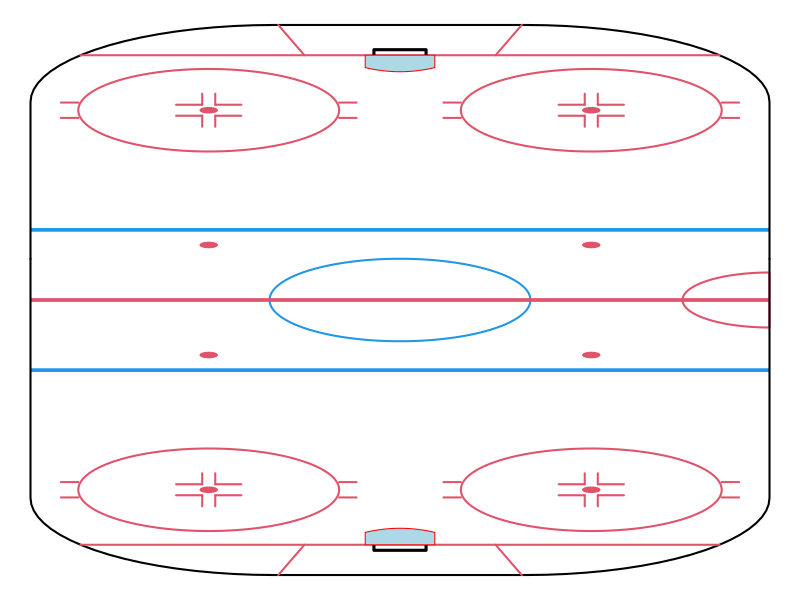
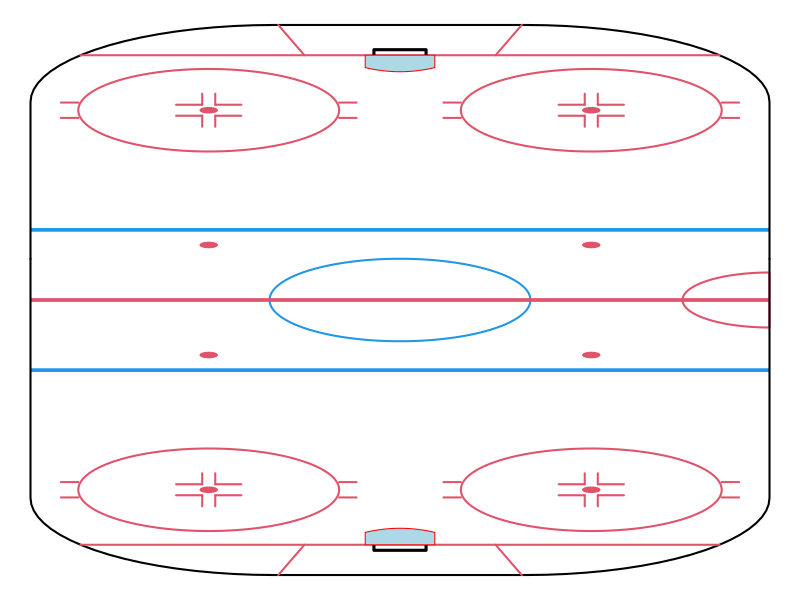

Write R code to recreate these figures, in order.
##############################################################################
#plotting elements for the rink proper.
# Source: http://blog.war-on-ice.com/make-your-own-nhl-rink-plot-in-r/index.html
# source: https://github.com/jamesmartherus/shotplot

# Have a function that plots either half a rink or the full rink

faceoff.circle = function (x,y) {
  
  theta = seq(0,2*pi,length=300)
  #outer.
  polygon (x + 15*cos(theta),
           y + 15*sin(theta),
           lwd=2,
           border=2)
  polygon (x + 1*cos(theta),
           y + 1*sin(theta),
           col=2,
           border=2)
  segments (c(x-0.75,x-0.75, x+0.75,x+0.75, x-0.75,x-0.75, x+0.75,x+0.75),
            c(y-2,y-2, y-2,y-2, y+2,y+2,y+2,y+2),
            c(x-0.75,x-3.75, x+0.75,x+3.75, x-0.75,x-3.75, x+0.75,x+3.75),
            c(y-6,y-2, y-6,y-2, y+6,y+2,y+6,y+2),
            col=2, lwd=2)
  dd <- (5+7/12)/2
  segments (c(x-15, x-15, x+15, x+15),
            c(y-dd, y+dd, y-dd, y+dd),
            c(x-17, x-17, x+17, x+17),
            c(y-dd, y+dd, y-dd, y+dd),
            col=2, lwd=2)
}

goal.crease = function (flip=1) {
  xseq = seq(-4,4,length=100)
  polygon (c(-4, xseq, 4),
           flip*c(89, 83+xseq^2/4^2*1.5, 89),
           col="lightblue", border="red")
}

rink.plot.blank = function (...) {
  plot(c(42.6,-42.6), c(101,0), ty="n", ylim=c(101,25), xlim=c(-42.6, 42.6), ylab="", xlab="", axes=FALSE, ...)
}

rink.plot = function (fresh=TRUE, ...) {
  if (fresh) rink.plot.blank (...)
  rect(-42.5, 25, 42.5, 26, col=4, border=4)
  lines (c(-42.5, 
           -42.5 + 28 - 28*cos(seq(0,pi/2,length=20)),
           42.5 - 28 + 28*cos(seq(pi/2,0,length=20)),
           42.5),
         c(15,
           72 + 28*sin(seq(0,pi/2,length=20)),
           72 + 28*sin(seq(pi/2,0,length=20)),
           15),
         col=1, lwd=2)
  
  goal.line.extreme = 42.5 - 28 + sqrt(28^2 - (28-11)^2)
  
  lines(goal.line.extreme*c(-1, 1), rep(89,2), col=2,lwd=2)        #the goal line.
  
  lines(c(-3,-3,3,3), c(90,92,92,90)-1, col=1, lwd=3)    #the goal net.
  goal.crease()
  segments(c(-11, 11), c(89,89), c(-14,14), c(100,100), col=2, lwd=2)
  
  faceoff.circle (-22, 69)
  faceoff.circle (22, 69)
}


full.rink = function () {
  
  theta = seq(0,2*pi,length=300)
  par(mar=c(0,0,0,0))
  plot(c(-42.6, 42.6), c(-101,101), ty="n", ylim=c(-101,101), xlim=c(-42.6, 42.6), ylab="", xlab="", axes=FALSE)
  
  polygon (15*cos(theta), 15*sin(theta), lwd=2, border=4)
  theta2 = seq (pi/2, 3*pi/2, length=300)
  polygon (42.5 + 10*cos(theta2), 10*sin(theta2), lwd=2, border=2)
  
  rect(-42.5, 25, 42.5, 26, col=4, border=4)
  rect(-42.5, -25, 42.5, -26, col=4, border=4)
  rect(-42.5, -0.5, 42.5, 0.5, col=2, border=2)
  
  
  lines (c(-42.5, 
           -42.5 + 28 - 28*cos(seq(0,pi/2,length=20)),
           42.5 - 28 + 28*cos(seq(pi/2,0,length=20)),
           42.5),
         c(15,
           72 + 28*sin(seq(0,pi/2,length=20)),
           72 + 28*sin(seq(pi/2,0,length=20)),
           15),
         col=1, lwd=2)
  lines (c(-42.5, 
           -42.5 + 28 - 28*cos(seq(0,pi/2,length=20)),
           42.5 - 28 + 28*cos(seq(pi/2,0,length=20)),
           42.5),
         c(15,
           -72 - 28*sin(seq(0,pi/2,length=20)),
           -72 - 28*sin(seq(pi/2,0,length=20)),
           15),
         col=1, lwd=2)
  
  
  goal.line.extreme = 42.5 - 28 + sqrt(28^2 - (28-11)^2)
  
  lines(goal.line.extreme*c(-1, 1), rep(89,2), col=2,lwd=2)        #the goal line.
  lines(goal.line.extreme*c(-1, 1), rep(-89,2), col=2,lwd=2)        #the goal line.
  
  lines(c(-3,-3,3,3), c(90,92,92,90)-1, col=1, lwd=3)    #the goal net.
  lines(c(-3,-3,3,3), -(c(90,92,92,90)-1), col=1, lwd=3)    #the goal net.
  goal.crease(); goal.crease(-1)
  ## traps.
  segments(c(-11, 11, -11, 11), c(89,89,-89,-89),
           c(-14,14,-14,14), c(100,100, -100,-100), col=2, lwd=2)
  
  faceoff.circle (-22, 69)
  faceoff.circle (22, 69)
  
  faceoff.circle (-22, -69)
  faceoff.circle (22, -69)
  
  faceoff.dot = function (x,y) {
    polygon (x + 1*cos(theta),
             y + 1*sin(theta),
             col=2,
             border=2)
  }
  faceoff.dot (22,20); faceoff.dot (22,-20); faceoff.dot (-22,20); faceoff.dot (-22,-20);
  
}

full.rink()



png("full-rink.png", width=860, height=2050); full.rink(); dev.off()
